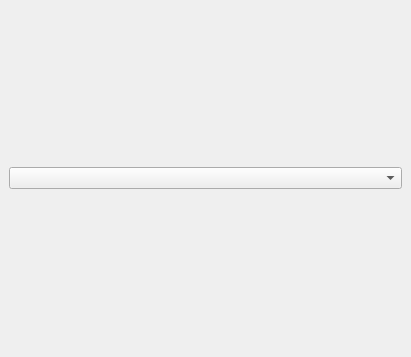
<?xml version="1.0" encoding="UTF-8"?>
<ui version="4.0">
 <class>MainWindow</class>
 <widget class="QMainWindow" name="MainWindow">
  <property name="geometry">
   <rect>
    <x>0</x>
    <y>0</y>
    <width>411</width>
    <height>357</height>
   </rect>
  </property>
  <property name="windowTitle">
   <string>MainWindow</string>
  </property>
  <widget class="QWidget" name="centralwidget">
   <layout class="QGridLayout" name="gridLayout">
    <item row="0" column="0">
     <widget class="MixedComboBox" name="comboBox"/>
    </item>
   </layout>
  </widget>
 </widget>
 <customwidgets>
  <customwidget>
   <class>MixedComboBox</class>
   <extends>QComboBox</extends>
   <header>mixedcombobox.h</header>
  </customwidget>
 </customwidgets>
 <resources/>
 <connections/>
</ui>
